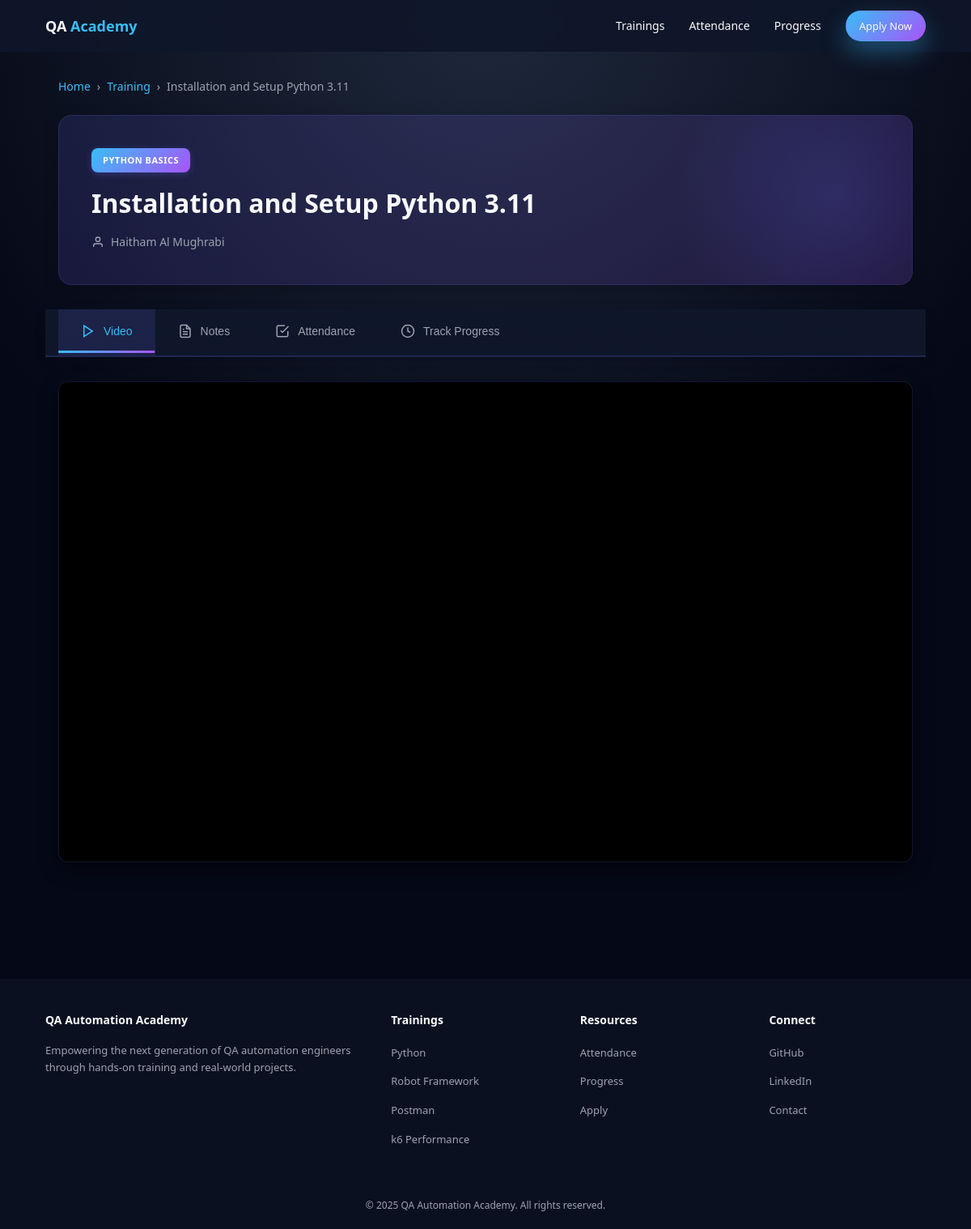
The page /topic/1 on the database its author committed.
### models.py (models this page shows)
class Topic(db.Model):
    id = db.Column(db.Integer, primary_key=True)
    training_id = db.Column(db.Integer, db.ForeignKey('training.id'), nullable=False)
    name = db.Column(db.String(200), nullable=False)
    phase = db.Column(db.String(50))
    instructor = db.Column(db.String(100))
    video_url = db.Column(db.String(500))
    description = db.Column(db.Text)
    order = db.Column(db.Integer)

### app.py (the view, shortened to what this page needs)
@app.route('/topic/<int:topic_id>', methods=['GET', 'POST'])
def topic_detail(topic_id):
    topic = Topic.query.get_or_404(topic_id)
    students = Student.query.all()
    progress_map = {}
    progress_records = Progress.query.filter_by(topic_id=topic_id).all()
    for record in progress_records:
        progress_map[record.student_id] = record.status
    return render_template('topic.html', topic=topic, students=students, progress_map=progress_map)

### app.py (called while the page is built)
@app.template_filter('regex_replace')
def regex_replace(s, pattern, replacement):
    return re.sub(pattern, replacement, s)

### templates/topic.html (shortened to what this page needs)
{% extends 'base.html' %}
{% block content %}
<div class="breadcrumb">
    <a href="{{ url_for('index') }}">Home</a>
    <span>›</span>
    <a href="{{ url_for('training_detail', training_id=topic.training_id) }}">Training</a>
    <span>›</span>
    <span>{{ topic.name }}</span>
</div>
<div class="topic-hero">
    {% if topic.phase %}
    <div class="phase-badge">{{ topic.phase|regex_replace('^\d+\s*-\s*', '') }}</div>
    {% endif %}
    <h1 style="font-size: 32px; margin: 0 0 12px 0; position: relative; z-index: 1;">{{ topic.name }}</h1>
    {% if topic.instructor %}
    <div style="display: flex; align-items: center; gap: 8px; color: var(--muted); font-size: 14px; position: relative; z-index: 1;">
        <svg width="16" height="16" viewBox="0 0 24 24" fill="none" stroke="currentColor" stroke-width="2">
            <path d="M20 21v-2a4 4 0 0 0-4-4H8a4 4 0 0 0-4 4v2"></path>
            <circle cx="12" cy="7" r="4"></circle>
        </svg>
        <span>{{ topic.instructor }}</span>
    </div>
    {% endif %}
</div>
<nav class="topic-tabs">
    <div class="tabs-container">
        {% if topic.video_url %}
        <button id="btn-video" class="topic-tab-btn" onclick="showTab('video')">
            <svg class="tab-icon" viewBox="0 0 24 24" fill="none" stroke="currentColor" stroke-width="2">
                <polygon points="5 3 19 12 5 21 5 3"></polygon>
            </svg>
            <span>Video</span>
        </button>
        {% endif %}
        <button id="btn-notes" class="topic-tab-btn" onclick="showTab('notes')">
            <span>Notes</span>
        </button>
        <button id="btn-attendance" class="topic-tab-btn" onclick="showTab('attendance')">
            <svg class="tab-icon" viewBox="0 0 24 24" fill="none" stroke="currentColor" stroke-width="2">
                <path d="M9 11l3 3L22 4"></path>
                <path d="M21 12v7a2 2 0 0 1-2 2H5a2 2 0 0 1-2-2V5a2 2 0 0 1 2-2h11"></path>
            </svg>
            <span>Attendance</span>
        </button>
        <button id="btn-progress" class="topic-tab-btn" onclick="showTab('progress')">
            <svg class="tab-icon" viewBox="0 0 24 24" fill="none" stroke="currentColor" stroke-width="2">
                <circle cx="12" cy="12" r="10"></circle>
                <polyline points="12 6 12 12 16 14"></polyline>
            </svg>
            <span>Track Progress</span>
        </button>
    </div>
</nav>
{% if topic.video_url %}
<div id="tab-video" class="tab-content">
    <div class="video-container">
        <div class="video-wrapper">
            <iframe
                src="{{ topic.video_url.replace('youtu.be/', 'www.youtube.com/embed/').replace('watch?v=', 'embed/') }}"
                frameborder="0"
                allow="accelerometer; autoplay; clipboard-write; encrypted-media; gyroscope; picture-in-picture"
                allowfullscreen>
            </iframe>
        </div>
    </div>
</div>
{% endif %}
{% endblock %}

### statics/css/index.css (style rules this page uses)
:root { --bg: #050816; --bg-alt: #0b1020; --accent: #38bdf8; --accent-soft: rgba(56, 189, 248, 0.12); --text: #f9fafb; --muted: #9ca3af; --card: #111827; --radius: 14px; --shadow-soft: 0 18px 40px rgba(15, 23, 42, 0.55); }
* { box-sizing: border-box; margin: 0; padding: 0; }
body { font-family: system-ui, -apple-system, BlinkMacSystemFont, "Segoe UI", sans-serif; background: radial-gradient(circle at top, #1e293b 0, var(--bg) 45%); color: var(--text); line-height: 1.6; }
a { color: inherit; text-decoration: none; }

### templates/topic.html (style rules this page uses)
.topic-hero { background: linear-gradient(135deg, rgba(99, 102, 241, 0.15) 0%, rgba(168, 85, 247, 0.15) 100%); border: 1px solid rgba(99, 102, 241, 0.2); border-radius: 16px; padding: 40px; margin-bottom: 30px; position: relative; overflow: hidden; box-shadow: 0 4px 20px rgba(0, 0, 0, 0.2); }
.topic-hero::before { content: ''; position: absolute; top: -50%; right: -10%; width: 400px; height: 400px; background: radial-gradient(circle, rgba(99, 102, 241, 0.2) 0%, transparent 70%); border-radius: 50%; }
.phase-badge { display: inline-flex; align-items: center; padding: 6px 14px; background: linear-gradient(135deg, var(--accent), #a855f7); border-radius: 8px; font-size: 11px; font-weight: 600; text-transform: uppercase; letter-spacing: 0.5px; color: white; margin-bottom: 12px; box-shadow: 0 2px 8px rgba(99, 102, 241, 0.3); }
.topic-tabs { position: sticky; top: 64px; z-index: 40; background: linear-gradient(180deg, rgba(15, 23, 42, 0.98) 0%, rgba(15, 23, 42, 0.95) 100%); backdrop-filter: blur(12px); border-bottom: 2px solid rgba(99, 102, 241, 0.2); margin: 0 -16px 30px; padding: 0 16px; box-shadow: 0 4px 12px rgba(0, 0, 0, 0.2); }
.tabs-container { display: flex; gap: 0; }
.topic-tab-btn { padding: 18px 28px; background: transparent; border: none; border-bottom: 3px solid transparent; color: var(--muted); text-decoration: none; white-space: nowrap; font-size: 14px; font-weight: 500; transition: all 0.3s cubic-bezier(0.4, 0, 0.2, 1); cursor: pointer; position: relative; display: flex; align-items: center; gap: 10px; }
.topic-tab-btn::after { content: ''; position: absolute; bottom: 0; left: 50%; width: 0; height: 3px; background: linear-gradient(90deg, var(--accent), #a855f7); transform: translateX(-50%); transition: width 0.3s ease; }
.topic-tab-btn.active { color: var(--accent); background: rgba(99, 102, 241, 0.15); }
.topic-tab-btn.active::after { width: 100%; }
.tab-icon { width: 18px; height: 18px; }
.tab-content { display: none; }
.tab-content.active { display: block; animation: fadeIn 0.4s cubic-bezier(0.4, 0, 0.2, 1); }
.video-container { background: #000; border-radius: 12px; overflow: hidden; box-shadow: 0 8px 24px rgba(0, 0, 0, 0.4); border: 1px solid rgba(99, 102, 241, 0.2); }
.video-wrapper { position: relative; padding-bottom: 56.25%; height: 0; overflow: hidden; }
.video-wrapper iframe { position: absolute; top: 0; left: 0; width: 100%; height: 100%; }
.breadcrumb { display: flex; align-items: center; gap: 8px; margin-bottom: 24px; font-size: 14px; color: var(--muted); }
.breadcrumb a { color: var(--accent); text-decoration: none; transition: color 0.2s; }

### rows shown on the page
Topic: name "Installation and Setup Python 3.11", phase|regex_replace "PYTHON BASICS", instructor "Haitham Al Mughrabi"
